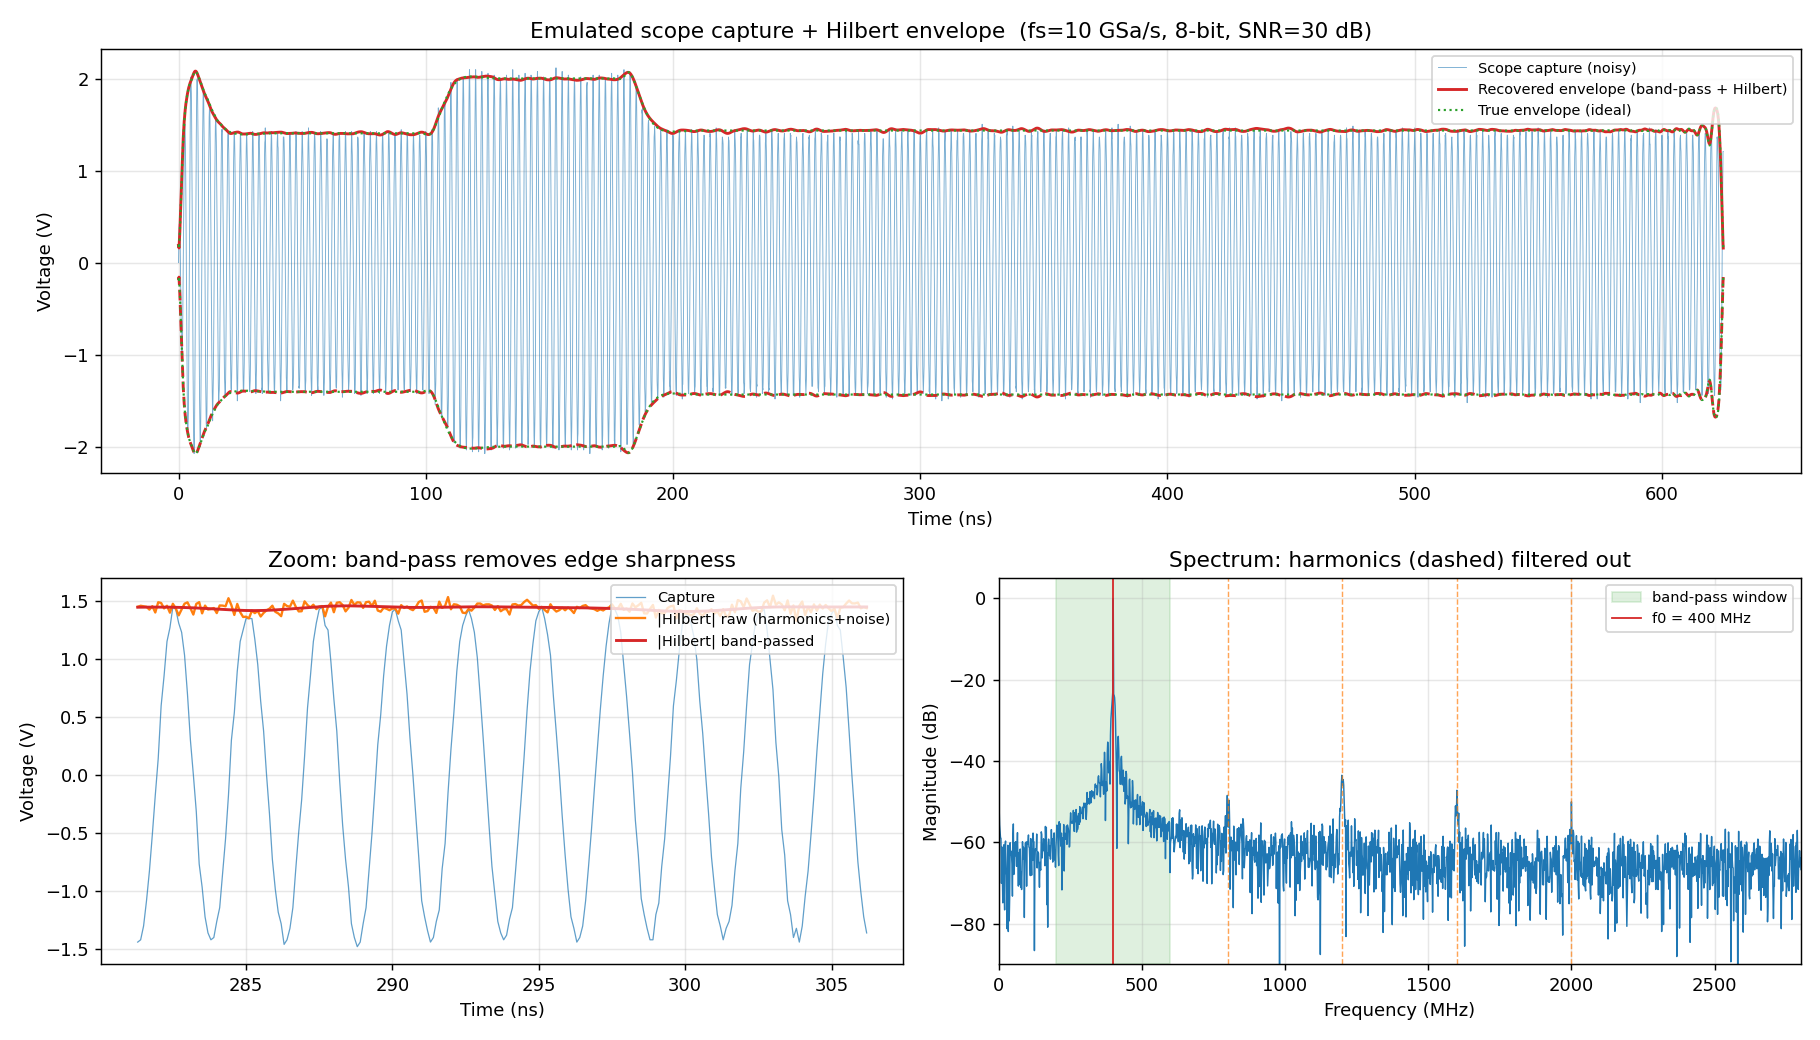

This chart was generated by the following Python code:
"""Hilbert envelope under realistic lab-acquisition conditions.

Emulates measuring the circuit's Vout(t) with a real probe + oscilloscope and
loading the capture into Python/MATLAB, then extracts the amplitude envelope
with the analytic (Hilbert) signal:

  ADS waveform
    -> de-dup timestamps        (a scope's fixed clock never repeats a time)
    -> resample to uniform fs    (the scope sample clock)
    -> band-limit to scope BW    (probe + front-end analog bandwidth)
    -> add Gaussian noise (SNR)  (thermal / probe / quantization-adjacent noise)
    -> quantize to N-bit ADC     (vertical resolution)
    -> band-pass around carrier  (reject harmonics + out-of-band noise)
    -> |Hilbert| envelope        (reflection-padded)

The band-pass stage is what lets the Hilbert envelope shed the carrier's
harmonics and edge sharpness: the envelope is a baseband quantity, so once the
harmonics and out-of-band noise are gone the recovered envelope is smooth and
tracks the true amplitude.
"""

import argparse

import matplotlib
matplotlib.use("Agg")
import matplotlib.pyplot as plt
import numpy as np
from scipy.signal import butter, sosfiltfilt

from hilbert_envelope import DEFAULT_CSV, hilbert_envelope, load_csv


def carrier_freq(v: np.ndarray, fs: float) -> float:
    """Dominant (non-DC) spectral line — the oscillation carrier."""
    spec = np.abs(np.fft.rfft(v - v.mean()))
    freqs = np.fft.rfftfreq(v.size, 1.0 / fs)
    return float(freqs[1 + np.argmax(spec[1:])])


def acquire(t, v, fs, scope_bw, snr_db, bits, seed=0):
    """Turn an ideal waveform into a realistic scope capture on a uniform grid."""
    rng = np.random.default_rng(seed)

    t_u = np.arange(t[0], t[-1], 1.0 / fs)
    v_u = np.interp(t_u, t, v)

    if scope_bw and scope_bw < fs / 2:
        v_u = sosfiltfilt(butter(4, scope_bw, fs=fs, output="sos"), v_u)

    if snr_db is not None:
        rms = np.sqrt(np.mean(v_u**2))
        v_u = v_u + rng.normal(0.0, rms / 10 ** (snr_db / 20), v_u.size)

    if bits:
        full_scale = 1.2 * np.max(np.abs(v_u))
        lsb = 2 * full_scale / (2**bits)
        v_u = np.round(v_u / lsb) * lsb

    return t_u, v_u


def bandpass(v, fs, f_lo, f_hi):
    return sosfiltfilt(butter(4, [f_lo, f_hi], btype="band", fs=fs, output="sos"), v)


def main() -> None:
    p = argparse.ArgumentParser(description=__doc__)
    p.add_argument("--csv", default=DEFAULT_CSV)
    p.add_argument("--fs", type=float, default=10e9, help="scope sample rate (Sa/s)")
    p.add_argument("--scope-bw", type=float, default=2e9, help="analog bandwidth (Hz)")
    p.add_argument("--snr", type=float, default=30.0, help="additive-noise SNR (dB)")
    p.add_argument("--bits", type=int, default=8, help="ADC vertical resolution")
    p.add_argument("--bp-lo", type=float, default=0.5, help="band-pass low edge (xf0)")
    p.add_argument("--bp-hi", type=float, default=1.5, help="band-pass high edge (xf0)")
    p.add_argument("--save", default="lab_pipeline.png")
    args = p.parse_args()

    t, v = load_csv(args.csv)

    # Reference: "true" envelope from the ideal waveform on the same uniform grid.
    t_u = np.arange(t[0], t[-1], 1.0 / args.fs)
    v_ideal = np.interp(t_u, t, v)
    f0 = carrier_freq(v_ideal, args.fs)
    f_lo, f_hi = args.bp_lo * f0, args.bp_hi * f0
    env_true = hilbert_envelope(bandpass(v_ideal, args.fs, f_lo, f_hi))

    # Realistic capture, then two envelope recoveries.
    t_a, v_a = acquire(t, v, args.fs, args.scope_bw, args.snr, args.bits)
    env_raw = hilbert_envelope(v_a)                                  # no harmonic/noise rejection
    env_bp = hilbert_envelope(bandpass(v_a, args.fs, f_lo, f_hi))    # harmonics + OOB noise filtered

    settled = t_a > t_a[0] + 0.15 * (t_a[-1] - t_a[0])
    err = np.sqrt(np.mean((env_bp[settled] - env_true[settled]) ** 2))
    print(f"carrier f0 = {f0/1e6:.1f} MHz, band-pass = {f_lo/1e6:.0f}-{f_hi/1e6:.0f} MHz")
    print(f"capture: fs={args.fs/1e9:g} GSa/s, BW={args.scope_bw/1e9:g} GHz, "
          f"SNR={args.snr:g} dB, {args.bits}-bit")
    print(f"recovered-vs-true envelope RMS error (settled) = {err*1e3:.2f} mV "
          f"({100*err/np.ptp(env_true):.2f}% of envelope span)")

    t_ns = t_a * 1e9
    fig = plt.figure(figsize=(14, 8))
    gs = fig.add_gridspec(2, 2, height_ratios=[1.1, 1])

    ax0 = fig.add_subplot(gs[0, :])
    ax0.plot(t_ns, v_a, color="#1f77b4", lw=0.5, alpha=0.6, label="Scope capture (noisy)")
    ax0.plot(t_ns, env_bp, color="#d62728", lw=1.6, label="Recovered envelope (band-pass + Hilbert)")
    ax0.plot(t_ns, -env_bp, color="#d62728", lw=1.6, ls="--")
    ax0.plot(t_ns, env_true, color="#2ca02c", lw=1.2, ls=":", label="True envelope (ideal)")
    ax0.plot(t_ns, -env_true, color="#2ca02c", lw=1.2, ls=":")
    ax0.set_title(f"Emulated scope capture + Hilbert envelope  "
                  f"(fs={args.fs/1e9:g} GSa/s, {args.bits}-bit, SNR={args.snr:g} dB)")
    ax0.set_xlabel("Time (ns)"); ax0.set_ylabel("Voltage (V)")
    ax0.grid(True, alpha=0.3); ax0.legend(loc="upper right", fontsize=8)

    # Zoom: show the carrier's edge sharpness vs the smooth envelope.
    mid = t_a[0] + 0.45 * (t_a[-1] - t_a[0])
    win = (t_a >= mid) & (t_a <= mid + 25e-9)
    ax1 = fig.add_subplot(gs[1, 0])
    ax1.plot(t_ns[win], v_a[win], color="#1f77b4", lw=0.7, alpha=0.7, label="Capture")
    ax1.plot(t_ns[win], env_raw[win], color="#ff7f0e", lw=1.3, label="|Hilbert| raw (harmonics+noise)")
    ax1.plot(t_ns[win], env_bp[win], color="#d62728", lw=1.6, label="|Hilbert| band-passed")
    ax1.set_title("Zoom: band-pass removes edge sharpness")
    ax1.set_xlabel("Time (ns)"); ax1.set_ylabel("Voltage (V)")
    ax1.grid(True, alpha=0.3); ax1.legend(loc="upper right", fontsize=8)

    # Spectrum: what the band-pass keeps vs rejects.
    spec = np.abs(np.fft.rfft(v_a - v_a.mean()))
    freqs = np.fft.rfftfreq(v_a.size, 1.0 / args.fs)
    spec_db = 20 * np.log10(spec / spec.max() + 1e-12)
    ax2 = fig.add_subplot(gs[1, 1])
    ax2.plot(freqs / 1e6, spec_db, color="#1f77b4", lw=0.8)
    ax2.axvspan(f_lo / 1e6, f_hi / 1e6, color="#2ca02c", alpha=0.15, label="band-pass window")
    for h in range(2, 6):
        if f0 * h < args.fs / 2:
            ax2.axvline(f0 * h / 1e6, color="#ff7f0e", lw=0.8, ls="--", alpha=0.7)
    ax2.axvline(f0 / 1e6, color="#d62728", lw=1.0, label=f"f0 = {f0/1e6:.0f} MHz")
    ax2.set_xlim(0, min(args.fs / 2, f0 * 7) / 1e6)
    ax2.set_ylim(-90, 5)
    ax2.set_title("Spectrum: harmonics (dashed) filtered out")
    ax2.set_xlabel("Frequency (MHz)"); ax2.set_ylabel("Magnitude (dB)")
    ax2.grid(True, alpha=0.3); ax2.legend(loc="upper right", fontsize=8)

    fig.tight_layout()
    fig.savefig(args.save, dpi=130)
    print(f"Saved {args.save}")


if __name__ == "__main__":
    main()
